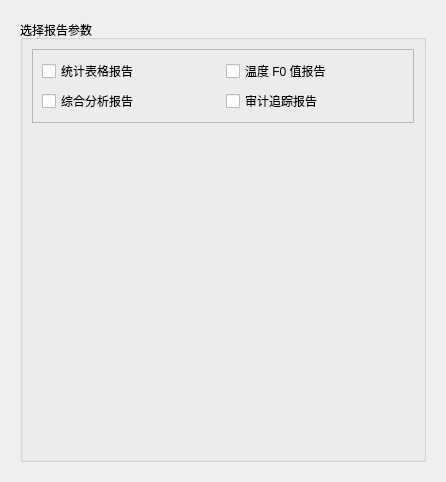
<?xml version="1.0" encoding="UTF-8"?>
<ui version="4.0">
 <class>DGJBX</class>
 <widget class="QWidget" name="DGJBX">
  <property name="geometry">
   <rect>
    <x>0</x>
    <y>0</y>
    <width>446</width>
    <height>482</height>
   </rect>
  </property>
  <property name="windowTitle">
   <string>Form</string>
  </property>
  <layout class="QGridLayout" name="gridLayout">
   <item row="0" column="0">
    <widget class="QStackedWidget" name="stackedWidget">
     <property name="currentIndex">
      <number>3</number>
     </property>
     <widget class="QWidget" name="page">
      <layout class="QGridLayout" name="gridLayout_2">
       <item row="0" column="0">
        <widget class="QFrame" name="frame">
         <property name="frameShape">
          <enum>QFrame::StyledPanel</enum>
         </property>
         <property name="frameShadow">
          <enum>QFrame::Raised</enum>
         </property>
         <layout class="QGridLayout" name="gridLayout_3">
          <item row="2" column="0">
           <widget class="QCheckBox" name="minCheckBox">
            <property name="text">
             <string>最 小 值</string>
            </property>
           </widget>
          </item>
          <item row="3" column="1">
           <widget class="QCheckBox" name="valueA0CheckBox">
            <property name="text">
             <string>测量 A0 值</string>
            </property>
           </widget>
          </item>
          <item row="3" column="0">
           <widget class="QCheckBox" name="valueF0CheckBox">
            <property name="text">
             <string>测量 F0 值</string>
            </property>
           </widget>
          </item>
          <item row="2" column="1">
           <widget class="QCheckBox" name="bodongCheckBox">
            <property name="text">
             <string>波 动 度</string>
            </property>
           </widget>
          </item>
          <item row="1" column="0">
           <widget class="QCheckBox" name="averageCheckBox">
            <property name="text">
             <string>测量均值</string>
            </property>
           </widget>
          </item>
          <item row="1" column="1">
           <widget class="QCheckBox" name="maxCheckBox">
            <property name="text">
             <string>最 大 值</string>
            </property>
           </widget>
          </item>
          <item row="0" column="1">
           <widget class="QCheckBox" name="killTimeCheckBox">
            <property name="text">
             <string>测量时间</string>
            </property>
           </widget>
          </item>
          <item row="0" column="0">
           <widget class="QCheckBox" name="timeZoneCheckBox">
            <property name="text">
             <string>灭菌时段</string>
            </property>
           </widget>
          </item>
         </layout>
        </widget>
       </item>
       <item row="1" column="0">
        <spacer name="verticalSpacer">
         <property name="orientation">
          <enum>Qt::Vertical</enum>
         </property>
         <property name="sizeHint" stdset="0">
          <size>
           <width>20</width>
           <height>301</height>
          </size>
         </property>
        </spacer>
       </item>
      </layout>
     </widget>
     <widget class="QWidget" name="page_2">
      <layout class="QGridLayout" name="gridLayout_4">
       <item row="0" column="0">
        <widget class="QGroupBox" name="commonInformationGroupBox">
         <property name="minimumSize">
          <size>
           <width>0</width>
           <height>0</height>
          </size>
         </property>
         <property name="title">
          <string>通用信息</string>
         </property>
         <layout class="QGridLayout" name="gridLayout_8">
          <item row="0" column="0">
           <widget class="QFrame" name="frame_3">
            <property name="frameShape">
             <enum>QFrame::StyledPanel</enum>
            </property>
            <property name="frameShadow">
             <enum>QFrame::Raised</enum>
            </property>
            <layout class="QGridLayout" name="gridLayout_6">
             <item row="0" column="0" colspan="2">
              <widget class="QLabel" name="label_3">
               <property name="text">
                <string>用户相关信息 (会生成在报告中)</string>
               </property>
               <property name="alignment">
                <set>Qt::AlignCenter</set>
               </property>
              </widget>
             </item>
             <item row="1" column="0">
              <widget class="QLabel" name="label_4">
               <property name="text">
                <string>公司名称:</string>
               </property>
              </widget>
             </item>
             <item row="1" column="1">
              <widget class="QLineEdit" name="companyNameLineEdit">
               <property name="alignment">
                <set>Qt::AlignCenter</set>
               </property>
              </widget>
             </item>
             <item row="2" column="0">
              <widget class="QLabel" name="label_5">
               <property name="text">
                <string>部门名称:</string>
               </property>
              </widget>
             </item>
             <item row="2" column="1">
              <widget class="QLineEdit" name="departmentLineEdit">
               <property name="alignment">
                <set>Qt::AlignCenter</set>
               </property>
              </widget>
             </item>
             <item row="3" column="0">
              <widget class="QLabel" name="label_6">
               <property name="text">
                <string>详细地址:</string>
               </property>
              </widget>
             </item>
             <item row="3" column="1">
              <widget class="QLineEdit" name="addressLineEdit">
               <property name="alignment">
                <set>Qt::AlignCenter</set>
               </property>
              </widget>
             </item>
             <item row="4" column="0">
              <widget class="QLabel" name="label_7">
               <property name="text">
                <string>电话号码:</string>
               </property>
              </widget>
             </item>
             <item row="4" column="1">
              <widget class="QLineEdit" name="phoneNumberLineEdit">
               <property name="alignment">
                <set>Qt::AlignCenter</set>
               </property>
              </widget>
             </item>
             <item row="5" column="0">
              <widget class="QLabel" name="label_8">
               <property name="text">
                <string>作业专家:</string>
               </property>
              </widget>
             </item>
             <item row="5" column="1">
              <widget class="QLineEdit" name="expertLineEdit">
               <property name="alignment">
                <set>Qt::AlignCenter</set>
               </property>
              </widget>
             </item>
            </layout>
           </widget>
          </item>
          <item row="1" column="0">
           <widget class="QFrame" name="frame_4">
            <property name="frameShape">
             <enum>QFrame::StyledPanel</enum>
            </property>
            <property name="frameShadow">
             <enum>QFrame::Raised</enum>
            </property>
            <layout class="QGridLayout" name="gridLayout_7">
             <item row="1" column="0">
              <widget class="QLabel" name="label_10">
               <property name="text">
                <string>设备名称:</string>
               </property>
              </widget>
             </item>
             <item row="0" column="0" colspan="2">
              <widget class="QLabel" name="label_9">
               <property name="text">
                <string>厂家相关信息 (会生成在报告中)</string>
               </property>
               <property name="alignment">
                <set>Qt::AlignCenter</set>
               </property>
              </widget>
             </item>
             <item row="4" column="1">
              <widget class="QLineEdit" name="deviceProviderLineEdit">
               <property name="alignment">
                <set>Qt::AlignCenter</set>
               </property>
              </widget>
             </item>
             <item row="2" column="1">
              <widget class="QLineEdit" name="deviceModelLineEdit">
               <property name="alignment">
                <set>Qt::AlignCenter</set>
               </property>
              </widget>
             </item>
             <item row="3" column="0">
              <widget class="QLabel" name="label_12">
               <property name="text">
                <string>设备编号:</string>
               </property>
              </widget>
             </item>
             <item row="2" column="0">
              <widget class="QLabel" name="label_11">
               <property name="text">
                <string>设备型号:</string>
               </property>
              </widget>
             </item>
             <item row="3" column="1">
              <widget class="QLineEdit" name="deviceSerialLineEdit">
               <property name="alignment">
                <set>Qt::AlignCenter</set>
               </property>
              </widget>
             </item>
             <item row="4" column="0">
              <widget class="QLabel" name="label_13">
               <property name="text">
                <string>设备厂家:</string>
               </property>
              </widget>
             </item>
             <item row="1" column="1">
              <widget class="QLineEdit" name="deviceNameLineEdit">
               <property name="alignment">
                <set>Qt::AlignCenter</set>
               </property>
              </widget>
             </item>
            </layout>
           </widget>
          </item>
          <item row="2" column="0">
           <spacer name="verticalSpacer_2">
            <property name="orientation">
             <enum>Qt::Vertical</enum>
            </property>
            <property name="sizeHint" stdset="0">
             <size>
              <width>20</width>
              <height>1</height>
             </size>
            </property>
           </spacer>
          </item>
         </layout>
        </widget>
       </item>
      </layout>
     </widget>
     <widget class="QWidget" name="page_3">
      <layout class="QGridLayout" name="gridLayout_5">
       <item row="0" column="0">
        <widget class="QGroupBox" name="detailParametersGroupBox">
         <property name="minimumSize">
          <size>
           <width>0</width>
           <height>0</height>
          </size>
         </property>
         <property name="title">
          <string>灭菌参数</string>
         </property>
         <layout class="QGridLayout" name="gridLayout_12">
          <item row="1" column="0">
           <widget class="QFrame" name="frame_6">
            <property name="frameShape">
             <enum>QFrame::StyledPanel</enum>
            </property>
            <property name="frameShadow">
             <enum>QFrame::Raised</enum>
            </property>
            <layout class="QGridLayout" name="gridLayout_10">
             <item row="0" column="0" colspan="2">
              <widget class="QLabel" name="label_23">
               <property name="text">
                <string>灭菌平台判定规则</string>
               </property>
               <property name="alignment">
                <set>Qt::AlignCenter</set>
               </property>
              </widget>
             </item>
             <item row="1" column="0">
              <widget class="QLabel" name="label_19">
               <property name="text">
                <string>毛刺处理:</string>
               </property>
              </widget>
             </item>
             <item row="1" column="1">
              <widget class="QComboBox" name="curvePropertyComboBox">
               <property name="sizePolicy">
                <sizepolicy hsizetype="Expanding" vsizetype="Fixed">
                 <horstretch>0</horstretch>
                 <verstretch>0</verstretch>
                </sizepolicy>
               </property>
               <item>
                <property name="text">
                 <string>曲线平滑禁止</string>
                </property>
               </item>
               <item>
                <property name="text">
                 <string>曲线平滑使能</string>
                </property>
               </item>
              </widget>
             </item>
             <item row="2" column="0">
              <widget class="QLabel" name="label_21">
               <property name="text">
                <string>压力辅助:</string>
               </property>
              </widget>
             </item>
             <item row="2" column="1">
              <widget class="QComboBox" name="curvePressComboBox">
               <item>
                <property name="text">
                 <string>灭菌平台结束判断 - 饱和蒸汽辅助禁用</string>
                </property>
               </item>
               <item>
                <property name="text">
                 <string>灭菌平台结束判断 - 饱和蒸汽辅助使能</string>
                </property>
               </item>
              </widget>
             </item>
            </layout>
           </widget>
          </item>
          <item row="0" column="0">
           <widget class="QFrame" name="mieJunParametersFrame">
            <property name="frameShape">
             <enum>QFrame::StyledPanel</enum>
            </property>
            <property name="frameShadow">
             <enum>QFrame::Raised</enum>
            </property>
            <layout class="QGridLayout" name="gridLayout_9">
             <item row="1" column="0">
              <widget class="QLabel" name="label_15">
               <property name="text">
                <string>灭菌温度:</string>
               </property>
              </widget>
             </item>
             <item row="1" column="1">
              <widget class="QLineEdit" name="killTempLineEdit">
               <property name="alignment">
                <set>Qt::AlignCenter</set>
               </property>
              </widget>
             </item>
             <item row="1" column="2">
              <widget class="QLabel" name="label_16">
               <property name="text">
                <string>摄氏度</string>
               </property>
              </widget>
             </item>
             <item row="2" column="0">
              <widget class="QLabel" name="label_17">
               <property name="text">
                <string>灭菌时间:</string>
               </property>
              </widget>
             </item>
             <item row="2" column="1">
              <widget class="QLineEdit" name="killTimeLineEdit">
               <property name="alignment">
                <set>Qt::AlignCenter</set>
               </property>
              </widget>
             </item>
             <item row="2" column="2">
              <widget class="QLabel" name="label_18">
               <property name="text">
                <string>秒 (S)</string>
               </property>
              </widget>
             </item>
             <item row="0" column="0" colspan="3">
              <widget class="QLabel" name="label_14">
               <property name="text">
                <string>灭菌参数设置 (环境试验设备不用关心)</string>
               </property>
               <property name="alignment">
                <set>Qt::AlignCenter</set>
               </property>
              </widget>
             </item>
            </layout>
           </widget>
          </item>
          <item row="2" column="0">
           <widget class="QFrame" name="frame_7">
            <property name="frameShape">
             <enum>QFrame::StyledPanel</enum>
            </property>
            <property name="frameShadow">
             <enum>QFrame::Raised</enum>
            </property>
            <layout class="QGridLayout" name="gridLayout_11">
             <item row="0" column="0" colspan="2">
              <widget class="QLabel" name="label_24">
               <property name="text">
                <string>记录器布点图</string>
               </property>
               <property name="alignment">
                <set>Qt::AlignCenter</set>
               </property>
              </widget>
             </item>
             <item row="1" column="0">
              <widget class="QLabel" name="label_20">
               <property name="text">
                <string>布点开关:</string>
               </property>
              </widget>
             </item>
             <item row="1" column="1">
              <widget class="QComboBox" name="buDianComboBox">
               <property name="sizePolicy">
                <sizepolicy hsizetype="Expanding" vsizetype="Fixed">
                 <horstretch>0</horstretch>
                 <verstretch>0</verstretch>
                </sizepolicy>
               </property>
               <item>
                <property name="text">
                 <string>分析报告附加点布点图禁止</string>
                </property>
               </item>
               <item>
                <property name="text">
                 <string>分析报告附加点布点图使能</string>
                </property>
               </item>
              </widget>
             </item>
             <item row="2" column="0">
              <widget class="QLabel" name="label_22">
               <property name="text">
                <string>重新布点:</string>
               </property>
              </widget>
             </item>
             <item row="2" column="1">
              <widget class="QPushButton" name="buDianButton">
               <property name="text">
                <string>打开布点图开始布点</string>
               </property>
              </widget>
             </item>
            </layout>
           </widget>
          </item>
          <item row="3" column="0">
           <spacer name="verticalSpacer_3">
            <property name="orientation">
             <enum>Qt::Vertical</enum>
            </property>
            <property name="sizeHint" stdset="0">
             <size>
              <width>20</width>
              <height>1</height>
             </size>
            </property>
           </spacer>
          </item>
         </layout>
        </widget>
       </item>
      </layout>
     </widget>
     <widget class="QWidget" name="page_4">
      <layout class="QGridLayout" name="gridLayout_14">
       <item row="0" column="0">
        <widget class="QGroupBox" name="reportParametersGroupBox">
         <property name="title">
          <string>选择报告参数</string>
         </property>
         <layout class="QGridLayout" name="gridLayout_13">
          <item row="0" column="0">
           <widget class="QFrame" name="frame_8">
            <property name="frameShape">
             <enum>QFrame::StyledPanel</enum>
            </property>
            <property name="frameShadow">
             <enum>QFrame::Raised</enum>
            </property>
            <layout class="QGridLayout" name="gridLayout_16">
             <item row="0" column="1">
              <widget class="QCheckBox" name="report2CheckBox">
               <property name="text">
                <string>温度 F0 值报告</string>
               </property>
              </widget>
             </item>
             <item row="1" column="0">
              <widget class="QCheckBox" name="report3CheckBox">
               <property name="text">
                <string>综合分析报告</string>
               </property>
              </widget>
             </item>
             <item row="1" column="1">
              <widget class="QCheckBox" name="report4CheckBox">
               <property name="text">
                <string>审计追踪报告</string>
               </property>
              </widget>
             </item>
             <item row="0" column="0">
              <widget class="QCheckBox" name="report1CheckBox">
               <property name="text">
                <string>统计表格报告</string>
               </property>
              </widget>
             </item>
            </layout>
           </widget>
          </item>
          <item row="1" column="0">
           <spacer name="verticalSpacer_4">
            <property name="orientation">
             <enum>Qt::Vertical</enum>
            </property>
            <property name="sizeHint" stdset="0">
             <size>
              <width>20</width>
              <height>312</height>
             </size>
            </property>
           </spacer>
          </item>
         </layout>
        </widget>
       </item>
      </layout>
     </widget>
    </widget>
   </item>
  </layout>
 </widget>
 <resources/>
 <connections/>
</ui>
